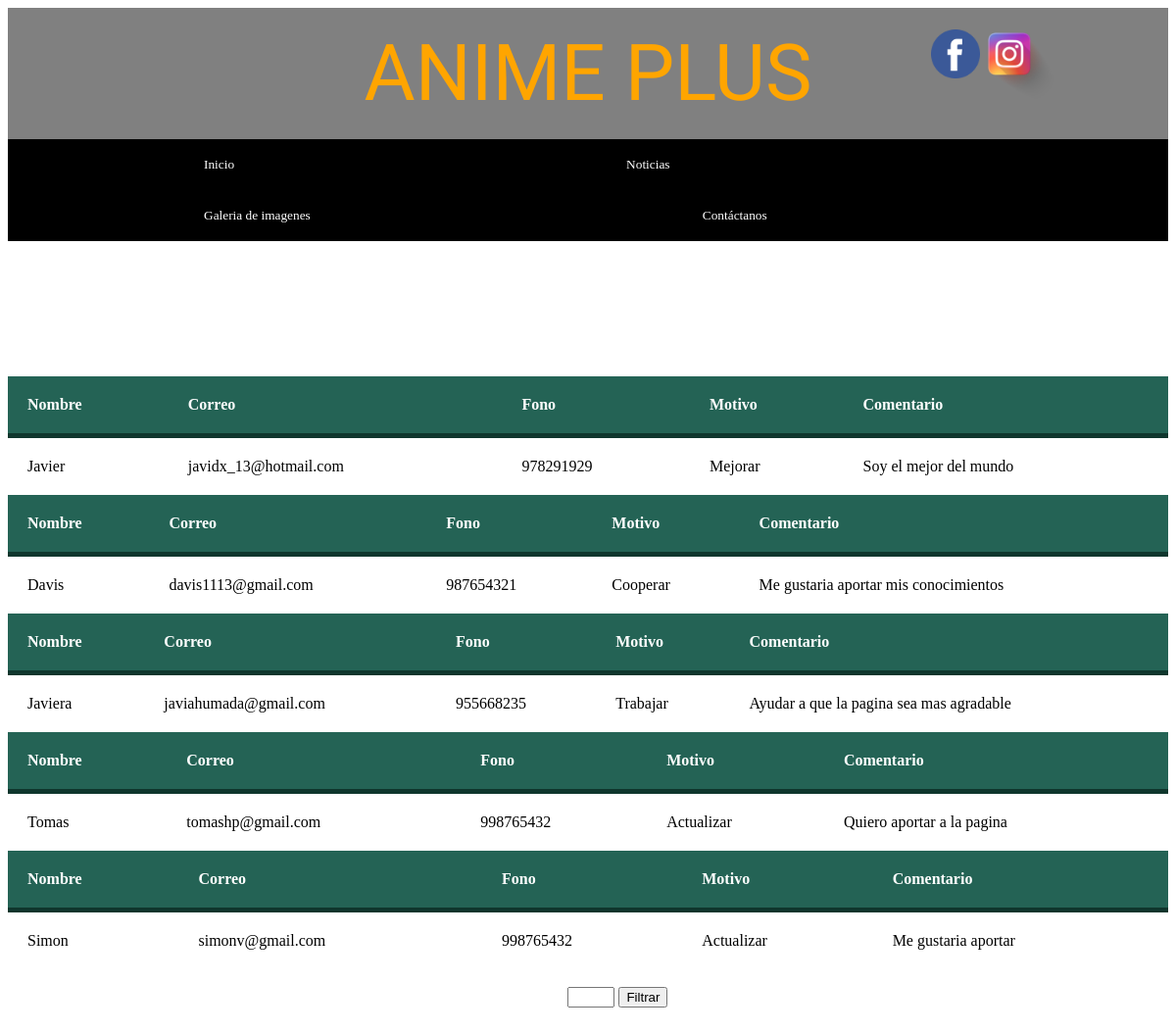
The page /AnimePlus/Listado/ on the database its author committed.
### AnimePlus/models.py (models this page shows, shortened)
class Persona(models.Model):
	nombre = models.CharField(max_length=50,
		help_text='ej. Juan')
	correo = models.CharField(max_length=50,
		help_text='ej. juanperez@gmail.com')
	fono = models.CharField(max_length=50,
		help_text='ej. 998765432')
	motivo = models.CharField(max_length=50,
		help_text='Solo una frase')
	comentario = models.CharField(max_length=500)

### AnimePlus/views.py (the view)
# urls.py: path('Listado/', views.Listado, name='Listado'),
def Listado(request) :
	listaPersonas = Persona.objects.all()
	return render(request, 'AnimePlus/Listado.html',
		{ 'listaPersonas' : listaPersonas,
		'cuantos' : len(listaPersonas)
		})

### AnimePlus/templates/AnimePlus/Listado.html (shortened to what this page needs)
<!DOCTYPE html>
<html>
<head>
	{% load static %}
	<link rel="stylesheet" href="{% static "AnimePlus/css/Listado.css" %}">
</head>
<body>
<div class="titulo">
	ANIME PLUS
	<a href="http://www.facebook.com"><img src="{% static "AnimePlus/img/facebook.png" %}" alt="Facebook" class="facebook" width="50" height="50"></a>
	<a href="http://www.instagram.com"><img src="{% static "AnimePlus/img/insta.png" %}" alt="Instagram" class="instagram" width="100" height="100"></a><br>
</div>
<div class="Panel">
	<a href="../Prueba">Inicio</a>
	<a href="../Noticias">Noticias</a>
	<a href="../Galeria">Galeria de imagenes</a>
	<a href="../Contacto">Contáctanos</a>
</div><br>
<h2> Hay {{cuantos}} Personas registradas.</h2>
	{% for persona in listaPersonas  %}
	<table>
		<thead>
			<tr>
				<th>Nombre</th>
				<th>Correo</th>
				<th>Fono</th>
				<th>Motivo</th>
				<th>Comentario</th>
			</tr>
		</thead>
		<tbody>
			<tr>
				<td>{{persona.nombre}}</td>
				<td>{{persona.correo}}</td>
				<td>{{persona.fono}}</td>
				<td>{{persona.motivo}}</td>
				<td>{{persona.comentario}}</td>
			</tr>
			{% endfor %}
		</tbody>
	</table><br>
	<form method="POST">
        <input type="text" name="nombre" value="{{nombre}}" style="width:40px">
        <button type="submit" value="Filtrar">Filtrar</button>
    </form>	<br>
</body>
</html>

### AnimePlus/static/AnimePlus/css/Listado.css (style rules this page uses)
.titulo { text-align: center; font-family: 'Ultra', serif; font-size: 5em; background-color: gray; padding: 20px; color: orange; }
.facebook { position: absolute; top: 30px; right: 200px; }
.instagram { position: absolute; top: 5px; right: 120px; }
body { background: url('../img/fondo.jpg'); color: white; text-align: center; }
.Panel { overflow: hidden; background-color: black; }
.Panel a { float: left; display: block; color: white; text-align: center; padding: 18px 200px; text-decoration: none; font-size: 10pt; }
h2 { font-size: 32pt; }
table { margin: auto; background-color: white; color: black; text-align: left; border-collapse: collapse; width: 100%; }
th, td { padding: 20px; }
thead { background-color: #246355; border-bottom: solid 5px #0F362D; color: white; }

### rows shown on the page
Persona: nombre "Javier", correo "javidx_13@hotmail.com", fono "978291929", motivo "Mejorar", comentario "Soy el mejor del mundo"
Persona: nombre "Davis", correo "davis1113@gmail.com", fono "987654321", motivo "Cooperar", comentario "Me gustaria aportar mis conocimientos"
Persona: nombre "Javiera", correo "javiahumada@gmail.com", fono "955668235", motivo "Trabajar", comentario "Ayudar a que la pagina sea mas agradable"
Persona: nombre "Tomas", correo "tomashp@gmail.com", fono "998765432", motivo "Actualizar", comentario "Quiero aportar a la pagina"
Persona: nombre "Simon", correo "simonv@gmail.com", fono "998765432", motivo "Actualizar", comentario "Me gustaria aportar"
